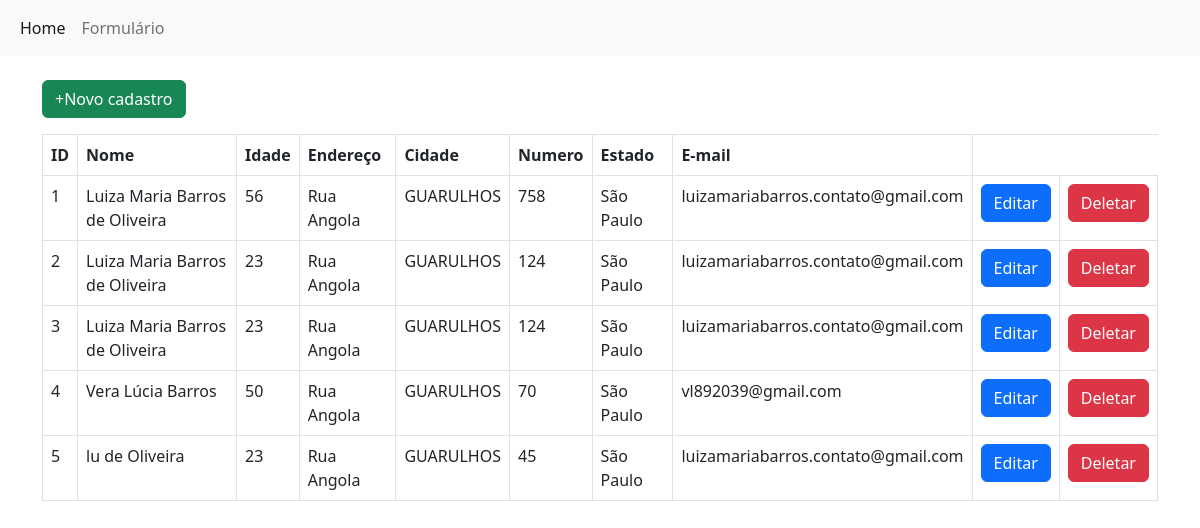
The page /home on the database its author committed.
### tables this page shows
CREATE TABLE "users" (
    "ID" INTEGER PRIMARY KEY AUTOINCREMENT,
    "NOME" TEXT,
    "IDADE" TEXT,
    "ENDERECO" TEXT,
    "CIDADE" TEXT,
    "NUMERO" TEXT,
    "ESTADO" TEXT,
    "EMAIL" TEXT
    );

### app.py (the view)
@app.route("/")
@app.route("/home")
def index():
    con = sql.connect("form_db.db")
    con.row_factory = sql.Row
    cur = con.cursor()
    cur.execute("select * from users")
    data = cur.fetchall()
    return render_template("index.html", datas=data)

### templates/index.html (shortened to what this page needs)
{% extends 'layout.html' %}
{% block body %}
    <p class="text-right"><a href="{{ url_for('add_user') }}" class="btn btn-success">+Novo cadastro</a></p>
    <table class="table table-bordered">
      <thead>
        <tr>
            <th scope="col">ID</th>
            <th scope="col">Nome</th>
            <th scope="col">Idade</th>
            <th scope="col">Endereço</th>
            <th scope="col">Cidade</th>
            <th scope="col">Numero</th>
            <th scope="col">Estado</th>
            <th scope="col">E-mail</th>
        </tr>
      </thead>
      <tbody>
        {% for row in datas %}
      <tr>
        <td>{{ loop.index }}</td>
        <td>{{ row.NOME }}</td>
        <td>{{ row.IDADE }}</td>
        <td>{{ row.ENDERECO }}</td>
        <td>{{ row.CIDADE }}</td>
        <td>{{ row.NUMERO }}</td>
        <td>{{ row.ESTADO}}</td>
        <td>{{ row.EMAIL }}</td>
        <td><a href="{{url_for('edit_user', id=row.ID)}}" class="btn btn-primary">Editar</a></td>
        <td><a href="{{url_for('delete_user', id=row.ID)}}" class="btn btn-danger" onclick="return confirm('Tem certeza que deseja apagar?')">Deletar</a></td>
    </tr>
      {% endfor %}
  </tbody>
</table>
{% endblock %}

### templates/layout.html (shortened to what this page needs)
<!DOCTYPE html>
<html lang="pt-br">
<head>
        <link href="https://cdn.jsdelivr.net/npm/bootstrap@5.2.1/dist/css/bootstrap.min.css" rel="stylesheet">
</head>
<body>
    <header>
        <nav class="navbar navbar-expand-lg bg-light">
          <div class="container-fluid">
            <div class="collapse navbar-collapse" id="navbarNav">
              <ul class="navbar-nav">
                <li class="nav-item">
                  <a class="nav-link active" aria-current="page" href="{{ url_for('index') }}">Home</a>
                </li>
                <li class="nav-item">
                  <a class="nav-link" href="{{ url_for('add_user') }}">Formulário</a>
                </li>
              </ul>
            </div>
          </div>
        </nav>
    </header>
    <div class="container pt-3">
        {% block body %}
        {% endblock %}
    </div>
</body>
</html>

### rows shown on the page
users: NOME "Luiza Maria Barros de Oliveira", IDADE "56", ENDERECO "Rua Angola", CIDADE "GUARULHOS", NUMERO "758", ESTADO "São Paulo", EMAIL "luizamariabarros.contato@gmail.com"
users: NOME "Luiza Maria Barros de Oliveira", IDADE "23", ENDERECO "Rua Angola", CIDADE "GUARULHOS", NUMERO "124", ESTADO "São Paulo", EMAIL "luizamariabarros.contato@gmail.com"
users: NOME "Luiza Maria Barros de Oliveira", IDADE "23", ENDERECO "Rua Angola", CIDADE "GUARULHOS", NUMERO "124", ESTADO "São Paulo", EMAIL "luizamariabarros.contato@gmail.com"
users: NOME "Vera Lúcia Barros", IDADE "50", ENDERECO "Rua Angola", CIDADE "GUARULHOS", NUMERO "70", ESTADO "São Paulo", EMAIL "vl892039@gmail.com"
users: NOME "lu de Oliveira", IDADE "23", ENDERECO "Rua Angola", CIDADE "GUARULHOS", NUMERO "45", ESTADO "São Paulo", EMAIL "luizamariabarros.contato@gmail.com"
